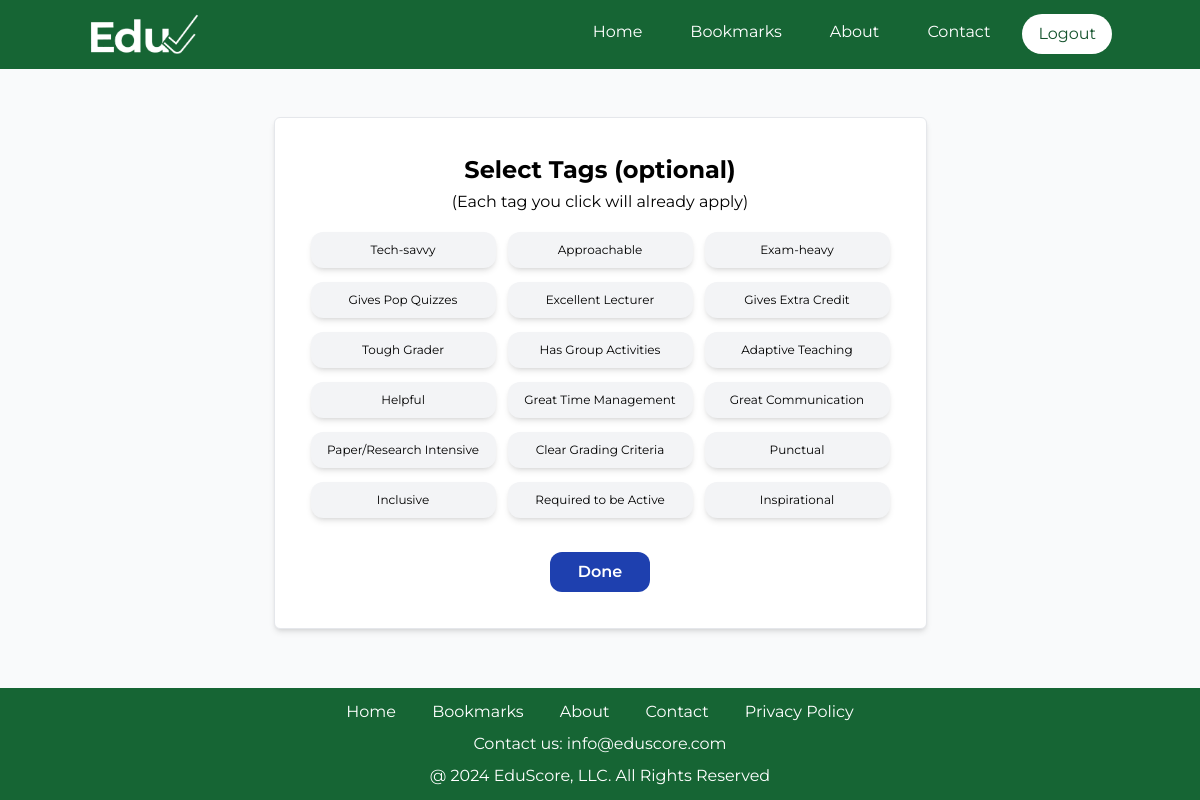
/eval_tag/19 (signed in), run on an earlier commit of the app's database.
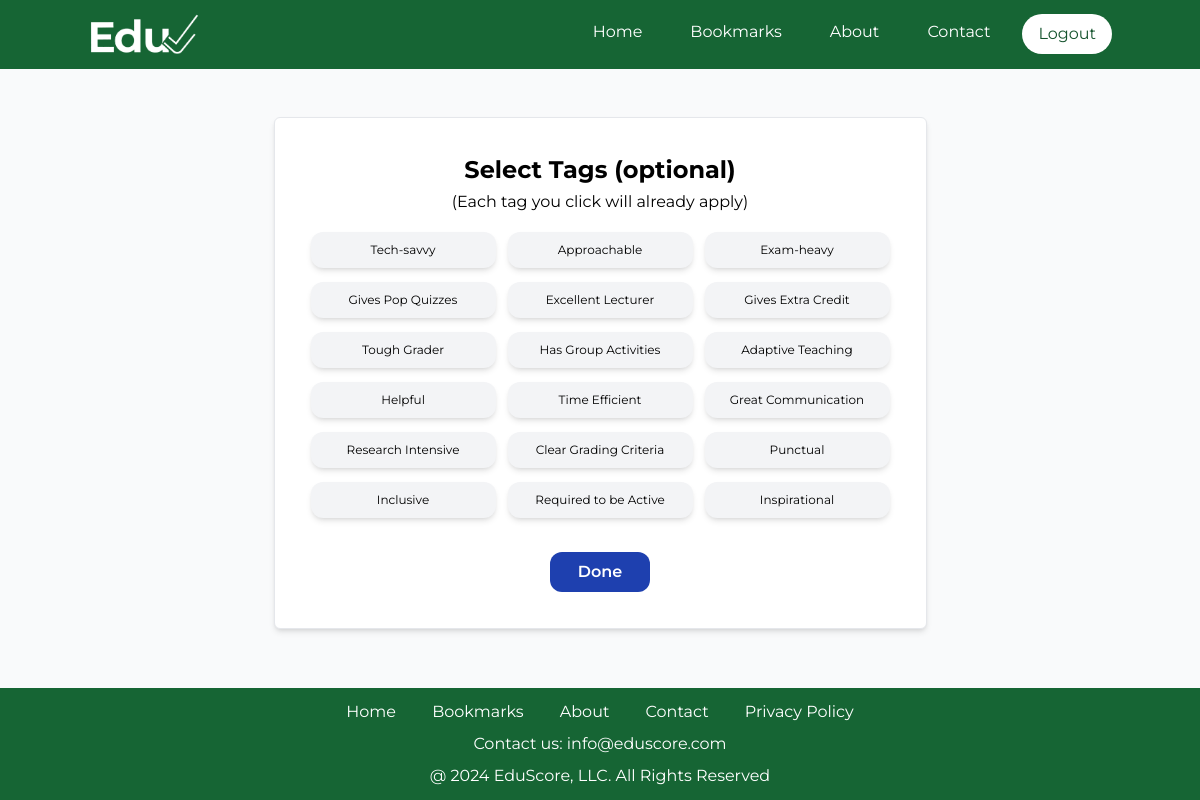
And on a later commit of the database.
### EvalSys/models.py (models this page shows, shortened)
class TagTB(models.Model):
    TagName = models.CharField(max_length=100, null=False, blank=False)
    isHidden = models.BooleanField(null=False, blank=False)

### EvalSys/views.py (the view)
# urls.py: path('eval_tag/<EvalID>', views.EvaluateTags, name='EvalTag'),
@login_required(login_url='UserLogin')
def EvaluateTags(request, EvalID):
    user = request.user
    EvalRec = EvaluationTB.objects.get(pk=EvalID)
    if user.id == EvalRec.UserID.id:
        hasEval = Evaluation_TagTB.objects.filter(EvaluationID=EvalID)
        noEval = TagTB.objects.filter(isHidden=False).exclude(id__in=Subquery(hasEval.values('TagID_id')))
        if request.method == "POST":
            form = EvalTagForm(request.POST)
            EvalID = request.POST['EvaluationID']
            TagID = request.POST['TagID']
            try:
                RecDel = Evaluation_TagTB.objects.get(EvaluationID=EvalID, TagID=TagID)
                RecDel.delete()
                return redirect('EvalTag', EvalID)
            except:
                pass
            if form.is_valid():
                form.save()
                return redirect('EvalTag', EvalID)
            else:
                return render(request, 'eval_tags.html',
                              {'hasEval': hasEval, 'noEval': noEval, 'EvalID': EvalID,
                               'TeacherID': EvalRec.TeacherID.id, 'forms': form})
        else:
            return render(request, 'eval_tags.html',
                          {'hasEval': hasEval, 'noEval': noEval, 'EvalID': EvalID, 'TeacherID': EvalRec.TeacherID.id})
    else:
        return redirect('SearchProf')

### templates/eval_tags.html (shortened to what this page needs)
{% extends 'temp_2.html' %}
{% block content %}
	<div class="flex justify-center mt-12 mb-12">
        <div class="p-9 bg-white rounded-md border shadow-md">
            <div class="flex justify-center">
                <h1 class="text-2xl font-bold mb-1">Select Tags (optional)</h1>
            </div>
            <p class="flex justify-center mb-4">(Each tag you click will already apply)</p>
            <div class="grid grid-cols-3 gap-3">
                {% for tag in noEval %}
                    <form action="{% url 'EvalTag' EvalID %}" method="POST" class="space-y-0.5">
                        <div class="flex justify-center">
                            <button class="buttonTags px-1 py-2.5 rounded-xl w-[185px] whitespace-nowrap" type="submit">{{ tag.TagName }}</button>
                        </div>
                    </form>
                {% endfor %}
            </div>
            <div class="flex justify-center pt-8">
                <a href="#" class="buttonBlue text-white px-7 py-2 mt-0.5 mx-2 rounded-xl" id="submitButton">Done</a>
            </div>
        </div>
    </div>
{% endblock %}

What changed in the data, as far as the page shows it:
changed TagTB: TagName "Great Time Management" → "Time Efficient"
changed TagTB: TagName "Paper/Research Intensive" → "Research Intensive"
